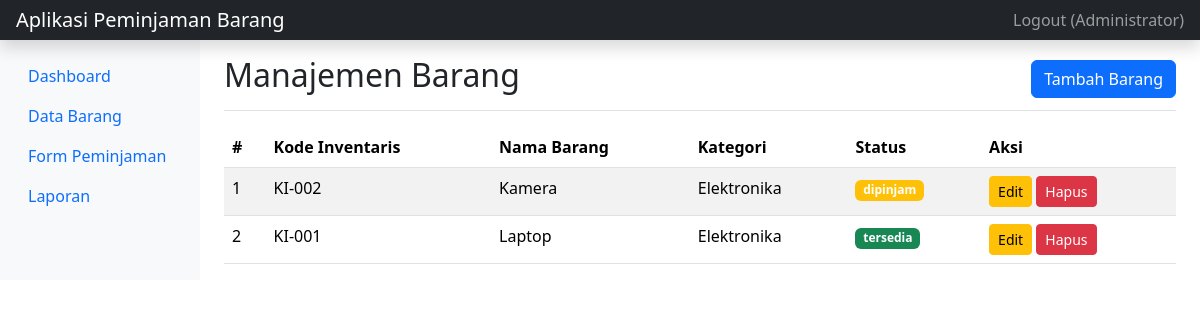
Page /barang.php (signed in) on the committed database.
### tables this page shows
CREATE TABLE `barang` (
  `id` int(11) NOT NULL,
  `kode_inventaris` varchar(20) NOT NULL,
  `nama_barang` varchar(100) NOT NULL,
  `deskripsi` text DEFAULT NULL,
  `kategori` varchar(50) DEFAULT NULL,
  `status` enum('tersedia','dipinjam','rusak','hilang') DEFAULT 'tersedia',
  `gambar` varchar(255) DEFAULT NULL,
  `created_at` timestamp NOT NULL DEFAULT current_timestamp()
);

### barang.php (the view, shortened to what this page needs)
<?php
$database = new Database();
$db = $database->getConnection();
$query = "SELECT * FROM barang ORDER BY created_at DESC";
$stmt = $db->prepare($query);
$stmt->execute();
$barang = $stmt->fetchAll(PDO::FETCH_ASSOC);
?>
<!DOCTYPE html>
<html lang="id">
<head>
    <link href="assets/css/bootstrap.min.css" rel="stylesheet">
</head>
<body>
    <?php include "components/header.php"; ?>
    <div class="container-fluid">
        <div class="row">
            <?php include "components/sidebar.php"; ?>
            <main class="col-md-9 ms-sm-auto col-lg-10 px-md-4">
                <div class="d-flex justify-content-between flex-wrap flex-md-nowrap align-items-center pt-3 pb-2 mb-3 border-bottom">
                    <h1 class="h2">Manajemen Barang</h1>
                    <button type="button" class="btn btn-primary" data-bs-toggle="modal" data-bs-target="#tambahBarangModal">
                        Tambah Barang
                    </button>
                </div>
                <div class="table-responsive">
                    <table class="table table-striped table-hover">
                        <thead>
                            <tr>
                                <th>#</th>
                                <th>Kode Inventaris</th>
                                <th>Nama Barang</th>
                                <th>Kategori</th>
                                <th>Status</th>
                                <th>Aksi</th>
                            </tr>
                        </thead>
                        <tbody>
                            <?php if (count($barang) > 0): ?>
                            <?php foreach ($barang as $index => $item): ?>
                            <tr>
                                <td><?php echo $index + 1; ?></td>
                                <td><?php echo $item['kode_inventaris']; ?></td>
                                <td><?php echo $item['nama_barang']; ?></td>
                                <td><?php echo $item['kategori']; ?></td>
                                <td>
                                    <span class="badge bg-<?php
                                    switch($item['status']) {
                                        case 'tersedia': echo 'success'; break;
                                        case 'dipinjam': echo 'warning'; break;
                                    }
                                    ?>">
                                        <?php echo $item['status']; ?>
                                    </span>
                                </td>
                                <td>
                                    <a href="barang_edit.php?id=<?php echo $item['id']; ?>" class="btn btn-sm btn-warning">Edit</a>
                                    <a href="barang.php?hapus=<?php echo $item['id']; ?>" class="btn btn-sm btn-danger" onclick="return confirm('Yakin ingin menghapus?')">Hapus</a>
                                </td>
                            </tr>
                            <?php endforeach; ?>
                            <?php else: ?>
                            <tr>
                                <td colspan="6" class="text-center">Tidak ada data barang</td>
                            </tr>
                            <?php endif; ?>
                        </tbody>
                    </table>
                </div>
            </main>
        </div>
    </div>
</body>
</html>

### rows in the picture
barang: kode_inventaris "KI-002", nama_barang "Kamera", kategori "Elektronika", status "dipinjam"
barang: kode_inventaris "KI-001", nama_barang "Laptop", kategori "Elektronika", status "tersedia"

### other values in the picture
$_SESSION['nama_lengkap'] "Administrator"
